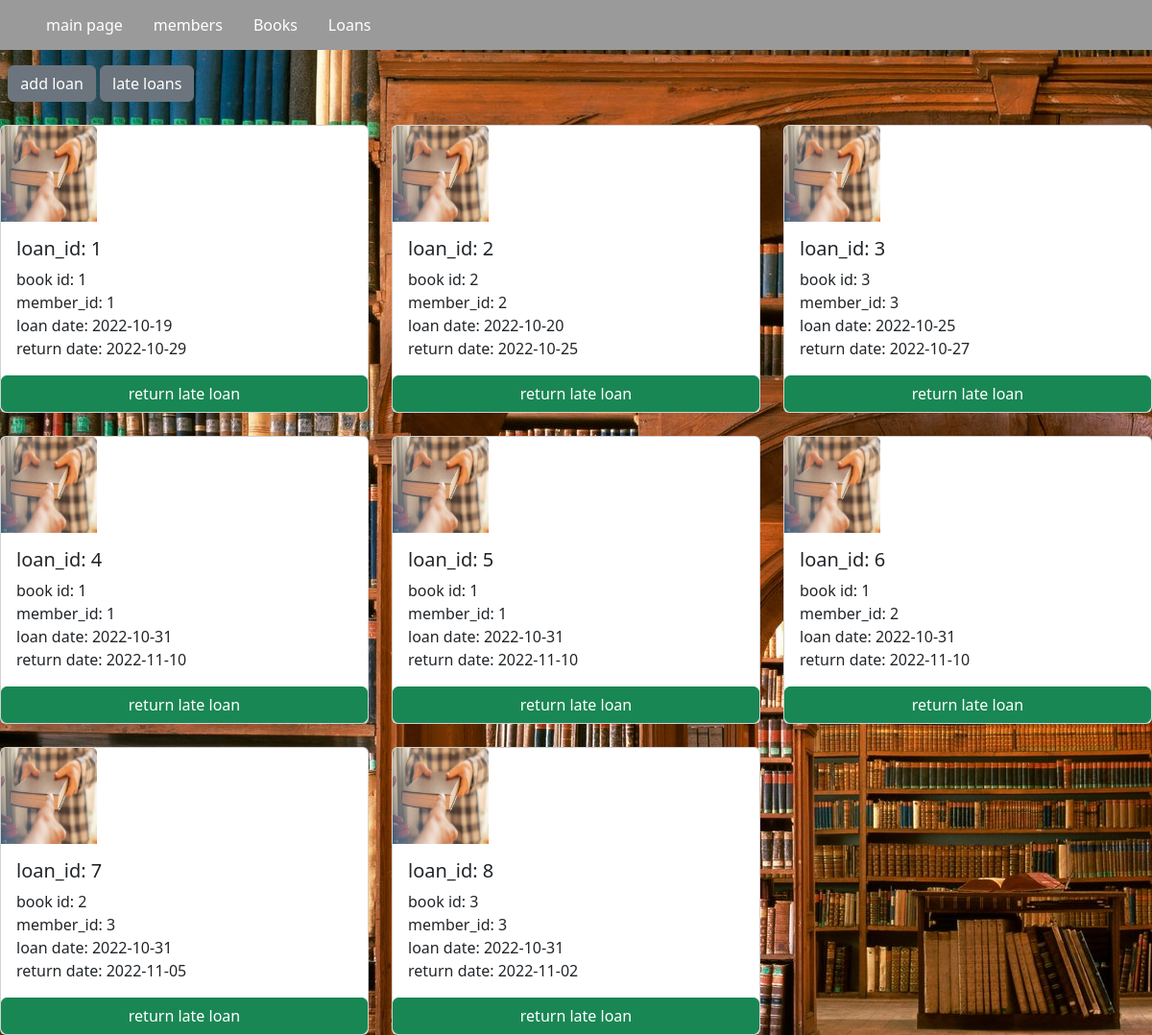
The page /late_Loans on the database its author committed.
### book_library.py (models this page shows, shortened)
class Loans(db.Model):
    loan_id = db.Column("LoanID",db.Integer, primary_key = True)
    book_id = db.Column("BookID", db.Integer, db.ForeignKey("books.BookID") )
    member_id = db.Column("MemberID", db.Integer, db.ForeignKey("members.memberID"))
    loan_date = db.Column("DateOfLoan",db.Date, nullable = True)
    return_date = db.Column("returnDate", db.Date, nullable = True)

### book_library.py (the view)
@app.route("/late_Loans", methods=['GET'])
def lateloansdis():
    lateLoan = []
    loans = Loans.query.all()
    for loan in loans:
        if loan.return_date < datetime.utcnow().date():
            lateLoan.append(loan)
    return render_template("late_Loans.html", lateLoan=lateLoan)

### templates/late_Loans.html (shortened to what this page needs)
{% extends "layout.html" %}
{% block content %}
&nbsp; <a href="add_loan"><button type="button" class="btn btn-secondary">add loan</button></a>
<a href="late_loans"><button type="button" class="btn btn-secondary">late loans</button></a><br><br>
<div class="row row-cols-1 row-cols-md-3 g-4">
  {% for loan in lateLoan %}
  <div class="col">
    <div class="card">
      <img class="card-img-top" src="/static/loan_book.jpg" alt="loan photo" style="width:100px;height:100px;">
      <div class="card-body">
        <h5 class="card-title">loan_id: {{loan.loan_id}}</h5>
        <p class="card-text"> book id: {{loan.book_id}} <br>
          member_id: {{loan.member_id}} <br>
          loan date: {{loan.loan_date}} <br>
          return date: {{loan.return_date}} <br>
          </p>
        </div>
      <a class="btn btn-success" href="/loan/DELETE/{{loan.loan_id}}">return late loan</a>
    </div>
  </div>
  {% endfor %}
</div>
{% endblock %}

### rows shown on the page
Loans: loan_id "1", book_id "1", member_id "1", loan_date "2022-10-19", return_date "2022-10-29"
Loans: loan_id "2", book_id "2", member_id "2", loan_date "2022-10-20", return_date "2022-10-25"
Loans: loan_id "3", book_id "3", member_id "3", loan_date "2022-10-25", return_date "2022-10-27"
Loans: loan_id "4", book_id "1", member_id "1", loan_date "2022-10-31", return_date "2022-11-10"
Loans: loan_id "5", book_id "1", member_id "1", loan_date "2022-10-31", return_date "2022-11-10"
Loans: loan_id "6", book_id "1", member_id "2", loan_date "2022-10-31", return_date "2022-11-10"
Loans: loan_id "7", book_id "2", member_id "3", loan_date "2022-10-31", return_date "2022-11-05"
Loans: loan_id "8", book_id "3", member_id "3", loan_date "2022-10-31", return_date "2022-11-02"
